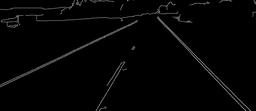
#> input picture Section 9- Shape Detection/E.png, 256 x 111 px, shrunk from 1153 x 499 before the run
$ jupyter execute --allow-errors 'Shape Detection.ipynb'
#> lines starting #> are read from the running program, lines starting #| are printed output that depends on the picture; after the words box and inside, x2 and y2 are one past the last pixel; in counts of white or black regions, pixels touching at a corner belong together
[cell 1]
import cv2
import matplotlib.pyplot as plt
import numpy as np

# Randomly Sampling points

[cell 2]
def f_randomSample(r,c,n): # row and colum vector and number of points you want sampling
#> called with r = array of shape (10,), c = array of shape (10,), n = 2
    totalPoints = len(r) # or c as they are the same
    idx = np.random.permutation(np.arange(totalPoints))
    idx = idx[:n] # picking n indices
    r2,c2 = [],[] # array representing the selected points
    for i in range(len(idx)):
        r2.append(r[idx[i]]) # will give a randomly chosen index and give the r coordinate
        c2.append(c[idx[i]])
    return r2,c2

[cell 3]
r = np.arange(10)
c = np.arange(10)[::-1] # creating random colum and row array
r2,c2 = f_randomSample(r,c,2) # randomly choosing 2 points in each array to get 2 coordinates
print(r2,c2)

[cell 4]
r,c

## Quiz: Choose 9 points from a random row and colum array

[cell 5]
r = np.arange(10)
c = np.arange(10)[::-1] # creating random colum and row array with numbers between 0 and 10
r2,c2 = f_randomSample(r,c,9) # randomly choosing 9 points in each array to get 2 coordinates
print(r2,c2)

[cell 6]
r,c

# Fitting Lines Between 2 randomly selected points

[cell 7]
def f_fitLine(r1,c1,r2,c2): # give row and colum coordinates of 2 points
    p = np.array([1,1]) # initialising P
    A = np.array([[r1,1],[r2,1]])
    q = np.array([[c1],[c2]])
    if np.linalg.matrix_rank(A) == 2:
        p = np.linalg.inv(A).dot(q)
    a , b = p[0] , p[1] # a is the value in the first index of P and b is the value in the second index of P
    return a,b

[cell 8]
r = np.arange(10)
c = np.arange(10)[::-1]
r2,c2 = f_randomSample(r,c,2) # generating two points. r2 is the row values for the 2 points and c2 is the colum value for the 2 points
a,b = f_fitLine(r2[0],c2[0],r2[1],c2[1]) # first index of the row vector and first of the colum vector to get point 1.

[cell 9]
a,b

# computing the consistency score between 2 lines

[cell 10]
def f_getConsistencyScore(r,c,th,a,b): # coordinate of edge pixels, threshold, slope and intercept of line
    score = 0
    for i in range(len(r)):
        squaredError = (a*r[i]+b - c[i])**2 # square distance of point from our line ra+b-c = ?
        if squaredError < th:
            score += 1
    return score
# repeat with many randomly sampled points on edge

# Determining the best line

[cell 11]
def f_RANSACLine(E): # give an image
    E = E>0 # any non zero points
    idx = np.argwhere(E)
    r , c = idx[:,0] , idx[:,1] # create a array of row coordinates and colum coordinates from image
    best_a , best_b = 0 , 0
    maxScore = -1
    numIter = 100 # number of iterations we are going to sample random points for
    for iter in range(numIter):
        r2,c2 = f_randomSample(r,c,2) # randomly sampling two points in our row and collum arrays
        a,b = f_fitLine(r2[0],c2[0],r2[1],c2[1]) # calculating a and b to define line
        score = f_getConsistencyScore(r,c,2,a,b) # calculating consistency score
        if score > maxScore: # if the score is better than others then replace the max score with this new score
            maxScore = score
            best_a , best_b = a,b
    return best_a,best_b

# RANSAC implementation

[cell 12]
E = plt.imread(r'E.png')
#> E is the input picture: shape (111, 256, 4) float32; mean R, G, B, A 0.0162, 0.0162, 0.0162, 1

[cell 13]
E = E[:,:,0] # make the shape 2 channels
#> E: shape (111, 256) float32

[cell 14]
plt.imshow(E,cmap='gray')

[cell 15]
E.max() , E.min()
#> Out = (0.529, 0)

[cell 16]
best_a, best_b = f_RANSACLine(E)
#> in f_RANSACLine, `E = E>0`:
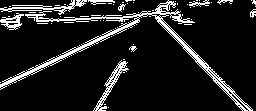
#> E: shape (111, 256) bool; 11.6% white in thin lines or dots
#> in f_RANSACLine, `idx = np.argwhere(E)`: idx = 3293 pairs, first value 0 to 110, second value 0 to 255
#> in f_RANSACLine, `r , c = idx[:,0] , idx[:,1]`: r = 3293 values from 0 to 110; c = 3293 values, max 255 at index 131, min 0 at index 486, mean 114.2
#> the loop in f_RANSACLine, `for iter in range(numIter):` made 100 passes
#> (r2, A in f_fitLine, q in f_fitLine, a, b, score, maxScore, best_a) on passes 1, 3: ([0, 15], [[0, 1], [15, 1]], [108, 27], [-5.4], [108], 40, 40, [-5.4]), ([60, 25], [[60, 1], [25, 1]], [54, 126], [-2.06], [177.4], 224, 224, [-2.06])
#> (A in f_fitLine, q in f_fitLine, a, b, score, maxScore, best_a, best_b) on pass 2: ([[15, 1], [1, 1]], [94, 86], [0.571], [85.43], 46, 46, [0.571], [85.43])
best_a, best_b
#> Out = ([-2.06], [177.4])

[cell 17]
# drawing the line from the calculated a and b and plotting it on the image
def f_getExtents(a,b,numRows,numCols):
    r1 = int(0) # taking the first row
    c1 = int(a*r1+b)
    r2 = int(numRows-1) # taking the last colum
    c2 = int(a*r2+b)
    return (c1,r1),(c2,r2)

[cell 18]
s,e = f_getExtents(best_a,best_b,E.shape[0],E.shape[1]) # starting point ending point

[cell 19]
s,e
#> Out = ((177, 0), (-48, 110))

[cell 20]
E2 = np.zeros((E.shape[0],E.shape[1],3),dtype=np.uint8) # number of rows as the number of rows in E, same with colums, 3 colour channels
E3 = np.array(255*E,dtype = np.uint8) # changing dtype of E to uint8
E2[:,:,0] = E3 # replacing colour channels with 255
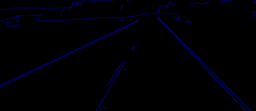
#> E2: shape (111, 256, 3); mean of channels 0, 1, 2 4.1, 0, 0; drawn as B, G, R
E2[:,:,1] = E3
E2[:,:,2] = E3
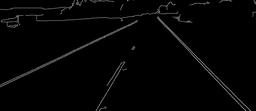
#> E2: shape (111, 256, 3); min 0, max 135, mean 4.1
I = cv2.line(E2,s,e,(0,0,255),3) # plotting line from starting point to end points, line thickness = 3
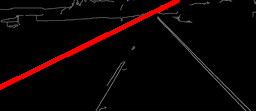
#> I: shape (111, 256, 3); mean of channels 0, 1, 2 3, 3, 11.6; drawn as B, G, R
plt.imshow(I[:,:,::-1]) # reversing colour

# Detecting Circles

[cell 21]
def f_fitCircle(x1,y1,x2,y2,x3,y3): # taking 3 points
    c = (x1-x2)**2 + (y1-y2)**2
    a = (x2-x3)**2 + (y2-y3)**2
    b = (x3-x1)**2 + (y3-y1)**2
    s = 2*(a*b + b*c + c*a) - (a*a + b*b + c*c)
    px = (a*(b+c-a)*x1 + b*(c+a-b)*x2 + c*(a+b-c)*x3) / s
    py = (a*(b+c-a)*y1 + b*(c+a-b)*y2 + c*(a+b-c)*y3) / s
    ar = a**0.5
    br = b**0.5
    cr = c**0.5
    r = ar*br*cr / ((ar+br+cr)*(-ar+br+cr)*(ar-br+cr)*(ar+br-cr))**0.5
    return px,py,r

[cell 22]
def f_getConsistencyScore_circle(r,c,th,cr,cc,d):
    score = 0
    for i in range(len(r)):
        sd = ((r[i]-cr)**2 + (c[i]-cc)**2 - d**2)**2
        if sd < th:
            score += 1
    return score

[cell 23]
def f_RANSACCircle(E):
    E = E>0
    idx = np.argwhere(E)
    r , c = idx[:,0] , idx[:,1]
    best_cr , best_cc , best_d = 0 , 0 , 0
    maxScore = -1
    numIter = 2000
    for iter in range(numIter):
        r2,c2 = f_randomSample(r,c,3)
        cr,cc,d = f_fitCircle(r2[0],c2[0],r2[1],c2[1],r2[2],c2[2]) # need 3 points
        score = f_getConsistencyScore_circle(r,c,3,cr,cc,d)
        if score > maxScore:
            maxScore = score
            best_cr , best_cc , best_d = cr , cc , d
    return best_cr , best_cc , best_d

[cell 24]
E = cv2.imread(r'Ec.png',cv2.IMREAD_GRAYSCALE)
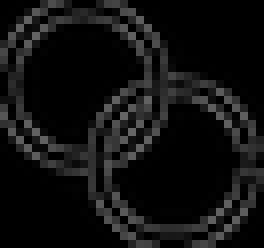
#> input picture Section 9- Shape Detection/Ec.png, 33 x 31 px, shrunk from 150 x 138 before the run (shown 8 times larger)
#> E is the input picture: shape (31, 33); min 0, max 102, mean 16.6

[cell 25]
plt.imshow(E,cmap='gray')

[cell 26]
E = E>100 # binary
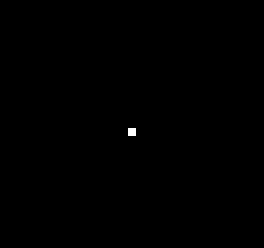
#> E: shape (31, 33) bool (shown 8 times larger); 0.1% white in thin lines or dots, all inside (x1, y1, x2, y2) = (16, 16, 17, 17)
plt.imshow(E,cmap='gray')

#> (a cell that did not finish here is left out)

#> (a cell that did not finish here is left out)

[cell 29]
# drawing the resultant circle onto the image
E2 = np.zeros((E.shape[0],E.shape[1],3),dtype=np.uint8)
E3 = np.array(255*E,dtype = np.uint8)
E2[:,:,0] = E3
#> E2: shape (31, 33, 3)
E2[:,:,1] = E3
#> E2: shape (31, 33, 3); mean of channels 0, 1, 2 0.2, 0.2, 0
E2[:,:,2] = E3
#> (the rest of this cell did not finish here and is left out)
